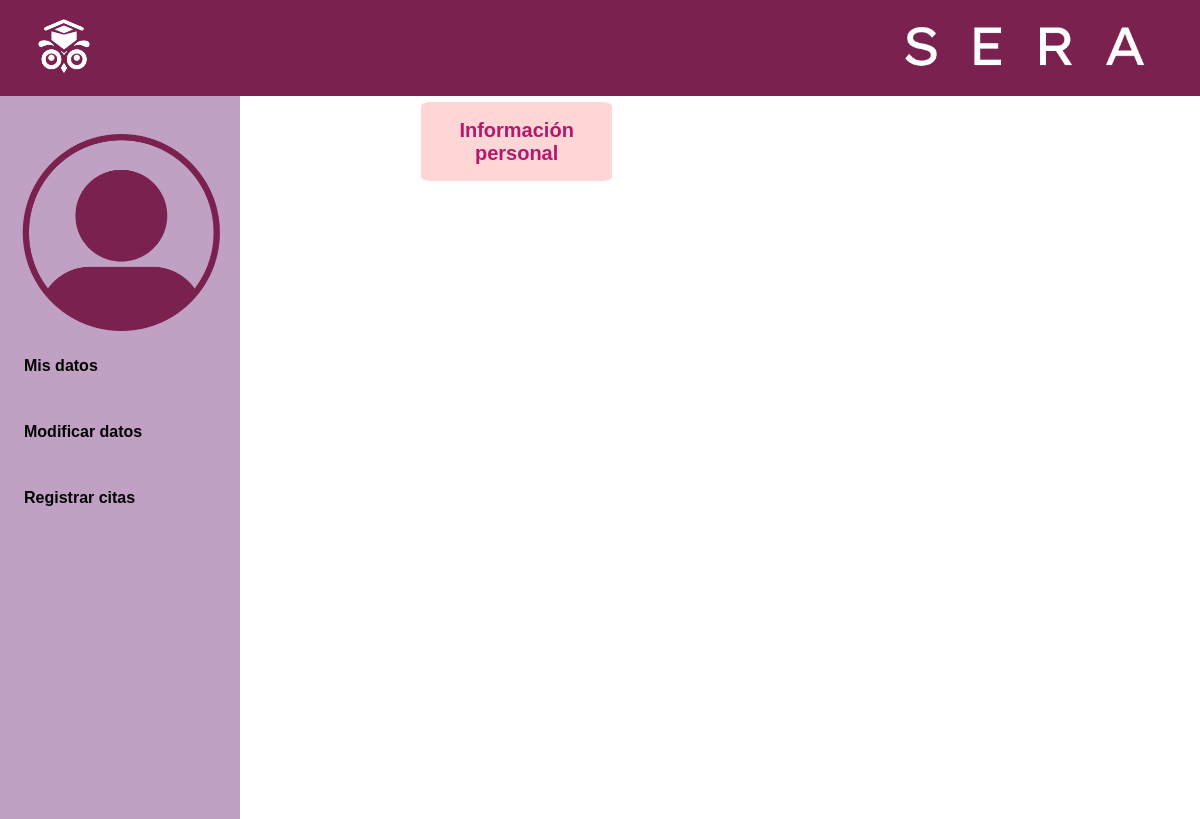
Page /psicopedagogo (signed in) on the earlier database version.
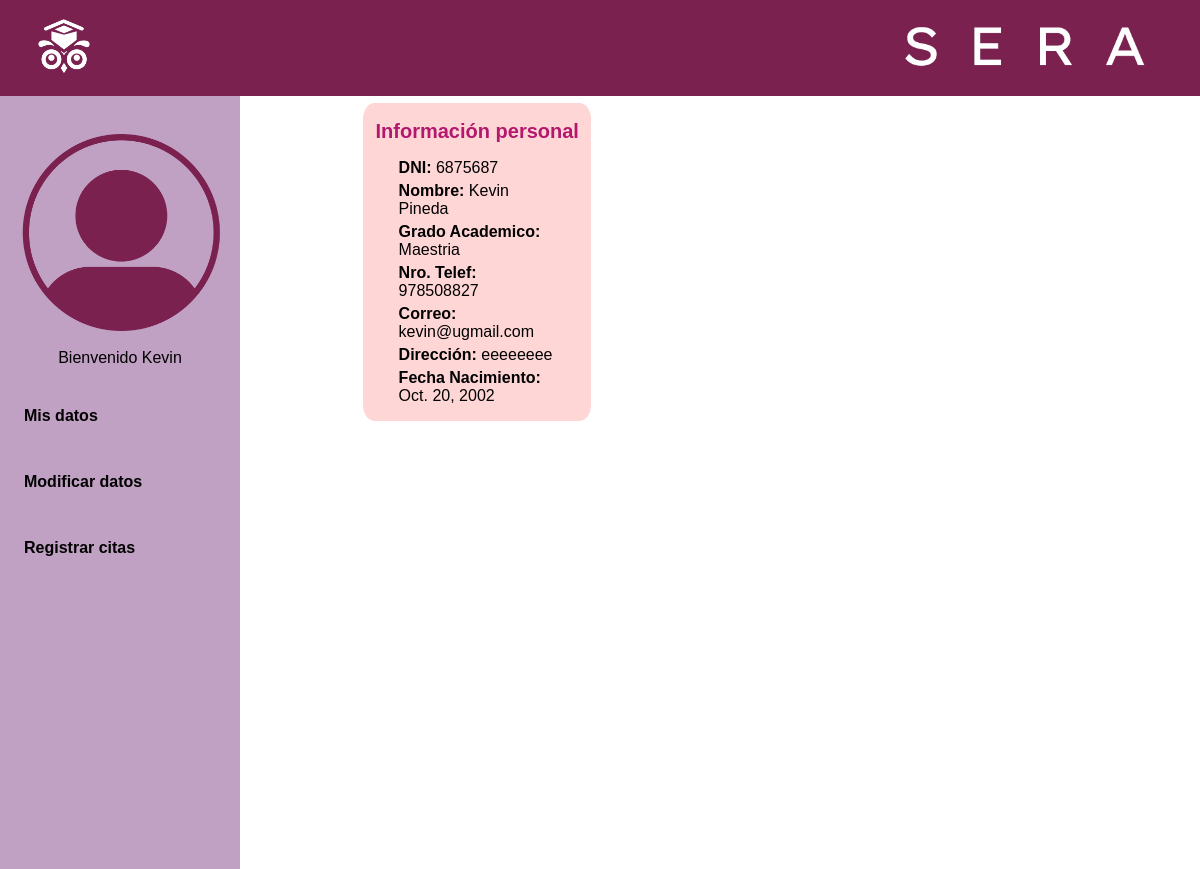
Same page on the later database version.
### main/models.py (models this page shows, shortened)
class Psicopedagogo(models.Model):
    user = models.ForeignKey(User, on_delete=models.CASCADE)
    Psicopedagogo_DNI = models.CharField(max_length=8, unique=True)
    Psicopedagogo_NOMBRE = models.CharField(max_length=100)
    Psicopedagogo_APELLIDOS = models.CharField(max_length=100)
    Psicopedagogo_FECHA_NACIMIENTO = models.DateField()
    Psicopedagogo_GRADO_ACADEMICO = models.CharField(max_length=20)
    Psicopedagogo_NUMERO_TELEFONICO = models.CharField(max_length=9)
    Psicopedagogo_DIRECCION = models.TextField()
    Psicopedagogo_CORREO_ELECTRONICO = models.EmailField(unique=True)

### main/views.py (the view)
# urls.py: path('psicopedagogo',views.psicopedagogo, name='psico'),
def psicopedagogo(request):
    user_actual = request.user
    psicopedagogos = Psicopedagogo.objects.filter(user=user_actual)
    context = {"psicopedagogos": psicopedagogos}
    return render(request,'main/psico.html', context)

### main/templates/main/psico.html (shortened to what this page needs)
<!DOCTYPE html>
<html lang="es">
    {% extends 'main/base.html' %}
    {% block content %}
    {% load static %}
<head>
  <link rel="stylesheet" href="{% static 'style.css' %}">
</head>
<body class="body2">
  <header>
    <img src="{% static 'assets/SERA_LOGO_BLANCO.png' %}" alt="imagen-logo">
    <img src="{% static 'assets/SERA_TITULO_BLANCO.png' %}" alt="imagen-logo">
  </header>
  <div class="display-flex">
    <nav>
      <img src="{% static 'assets/ICONO_GENERAL_PERFIL.png' %}" alt="foto-persona">
      {% for psicopedagogo in psicopedagogos %}
        <p>Bienvenido {{psicopedagogo.Psicopedagogo_NOMBRE}}</p>
      {%endfor%}
      <a href="/psicopedagogo" class="class-option">Mis datos</a>
      <a href="/editar-psicopedagogo" class="class-option">Modificar datos</a>
      <a href="/create-cita" class="class-option">Registrar citas</a>
    </nav>
    <main>
      <div class="grid-center">
        <section class="personal-data container-data">
          <h2>Información personal</h2>
          {% for psicopedagogo in psicopedagogos %}
          <ul>
            <li><b>DNI:</b> {{psicopedagogo.Psicopedagogo_DNI}}</li>
            <li><b>Nombre:</b> {{psicopedagogo.Psicopedagogo_NOMBRE}} {{psicopedagogo.Psicopedagogo_APELLIDOS}}</li>
            <li><b>Grado Academico:</b> {{psicopedagogo.Psicopedagogo_GRADO_ACADEMICO}}</li>
            <li><b>Nro. Telef:</b> {{psicopedagogo.Psicopedagogo_NUMERO_TELEFONICO}}</li>
            <li><b>Correo:</b> {{psicopedagogo.Psicopedagogo_CORREO_ELECTRONICO}}</li>
            <li><b>Dirección:</b> {{psicopedagogo.Psicopedagogo_DIRECCION}}</li>
            <li><b>Fecha Nacimiento:</b> {{psicopedagogo.Psicopedagogo_FECHA_NACIMIENTO}}</li>
          </ul>
          {%endfor%}
        </section>
      </div>
    </main>
  </div>
</body>
{% endblock %}

Differences in the rows shown:
added Psicopedagogo: Psicopedagogo_NOMBRE "Kevin", Psicopedagogo_DNI "6875687", Psicopedagogo_APELLIDOS "Pineda", Psicopedagogo_GRADO_ACADEMICO "Maestria", Psicopedagogo_NUMERO_TELEFONICO "978508827", Psicopedagogo_CORREO_ELECTRONICO "kevin@ugmail.com", Psicopedagogo_DIRECCION "eeeeeeee", Psicopedagogo_FECHA_NACIMIENTO "Oct. 20, 2002"
